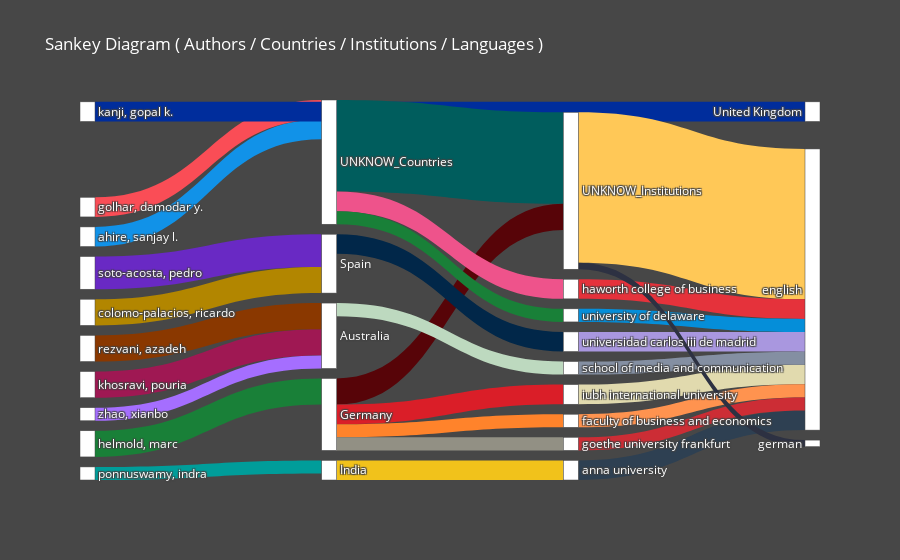

This figure's notebook cell:
### Code cell
# Sankey Diagram (An interactive plot)
# Arguments: view  = 'notebook', 'browser' ('notebook' -> To plot in your prefered Notebook App. 'browser' -> To plot in your prefered browser window);
#            entry = a list of any length of the following keys -> 'aut', 'cout', 'inst', 'jou', 'kwa', 'kwp', 'lan';
#            topn  = Total number entities
bibfile.sankey_diagram(view = 'notebook', entry = ['aut', 'cout', 'inst', 'lan'], topn = 10)

# PS: The white bars can be dragged

### Figure 1 — Plotly figure (JSON) as saved in the notebook; plotly's stock layout.template omitted (floating-point values rounded to 4 significant figures; data arrays with more than 128 entries replaced by an {"elided": "..."} marker saying what was removed)
{"data": [{"arrangement": "freeform", "link": {"color": {"elided": "1109 str values"}, "source": [0, 3, 4, 1, 2, 8, 6, 5, 18, 9, 1770, 1056, 1770, 1096, 1056, 1091, 1056, 1770, 1105, 1056, 1771, 1242, 1286, 1223, 1365, 1263, 1465, 1508, 1239, 1771], "target": [1096, 1105, 1056, 1096, 1105, 1770, 1770, 1051, 1091, 1105, 1771, 1771, 1286, 1242, 1365, 1223, 1263, 1508, 1239, 1465, 1766, 1766, 1766, 1766, 1766, 1766, 1766, 1766, 1766, 1767], "value": [5, 4, 4, 4, 4, 3, 3, 3, 2, 2, 14, 4, 3, 3, 3, 3, 2, 2, 2, 2, 23, 3, 3, 3, 3, 2, 2, 2, 2, 1]}, "node": {"color": "white", "label": {"elided": "1773 str values"}, "pad": 10, "thickness": 15}, "type": "sankey"}], "layout": {"font": {"color": "white", "size": 12}, "hovermode": "closest", "paper_bgcolor": "#474747", "title": {"text": "Sankey Diagram ( Authors / Countries / Institutions / Languages )"}}}
